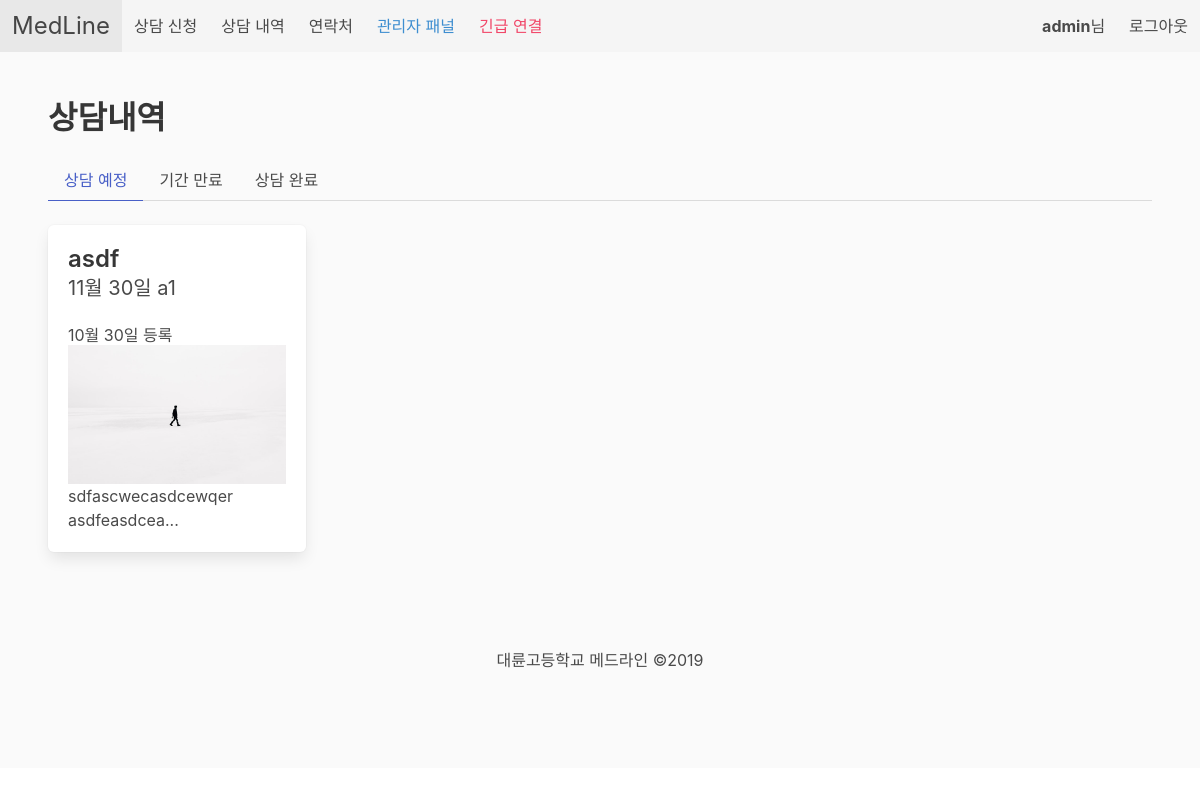
Page /consult/history/pending (signed in) on the earlier database version.
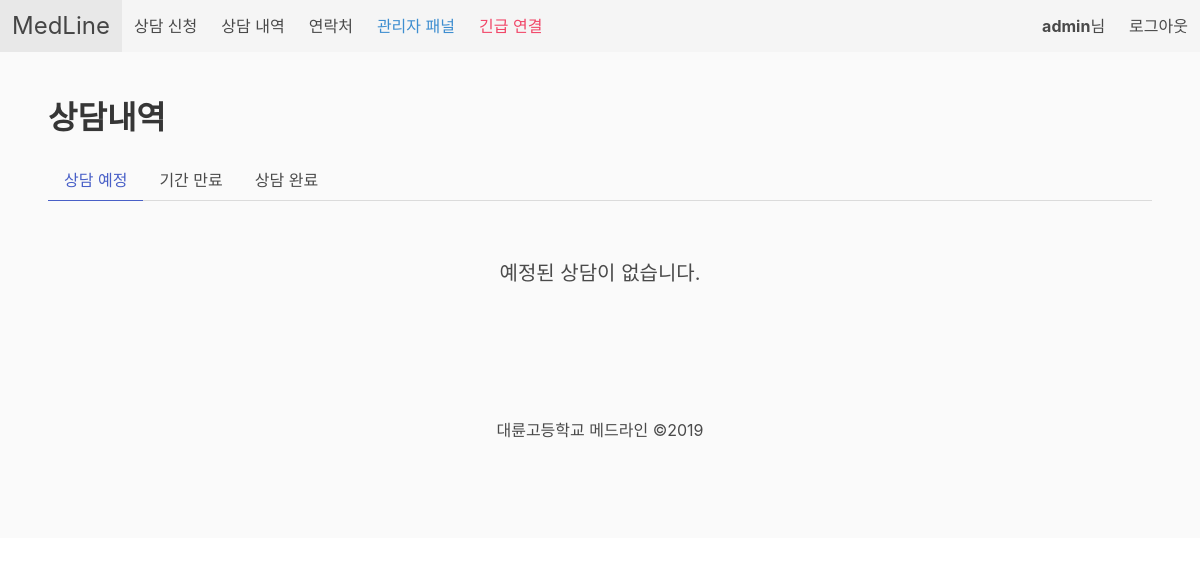
Same page on the later database version.
### medline/models.py (models this page shows, shortened)
class consult(models.Model):
    symptoms_choices = [
        ('a1', '복통'),
        ('a2', '외상'),
        ('a3', '두통'),
        ('a4', '어지로움'),
    ]
    status_choices = [
        ('wait', '상담 예정'),
        ('done', '상담 완료'),
        ('expire', '기간 만료')
    ]
    reservetime_choices = [
        ('bf', '아침시간'),
        ('a1', '1교시 후'),    # after 1, 2, ...
        ('a2', '2교시 후'),
        ('a3', '3교시 후'),
        ('a4', '4교시 후'),
        ('a5', '5교시 후'),
        ('lu', '점심시간'),
        ('a6', '6교시 후'),
        ('a7', '7교시 후'),
    ]
    user = models.ForeignKey(users.CustomUser, on_delete=models.CASCADE)
    title = models.CharField(max_length=50, default='', blank=False)
    message = models.TextField(blank=False)
    added_datetime = models.DateTimeField(auto_now_add=True, blank=False)
    reserve_date = models.DateField(blank=False, default=timezone.now)
    reserve_time = models.CharField(blank=False, choices=reservetime_choices, default='a1', max_length=2)
    image = models.ImageField(upload_to="consult_image", blank=True, default="consult_image/notfound.png")
    symptoms = MultiSelectField(choices=symptoms_choices, blank=True, max_length=300)
    is_finished = models.BooleanField(default=False)
    @property
    def shortened_message(self):
        limit = 30
        if len(self.message) <= limit:
            return self.message
        return self.message[0:limit] + '...'

### medline/views.py (the view)
# urls.py: path('consult/history/pending', medline.pending_consult, name='pending_consult'),
def pending_consult(request):
    name = '상담내역'
    userid = request.user.id
    consulthistory = consult.objects.filter(user=userid, reserve_date__gte=timezone.now(),
                                            is_finished=False)
    if not request.user.is_authenticated:
        messages.error(request, "로그인이 필요합니다.")
        return redirect('login')
    return render(request, 'medline/pending_consult.html', {'userid': userid, 'title': name, 'history': consulthistory})

### templates/medline/pending_consult.html (shortened to what this page needs)
{% extends 'medline/base.html' %}
{% block body %}
<section class="section has-background-white-bis">
    <h1 class="title ">{{ title }}</h1>
    <div class="tabs">
      <ul>
        <li class="is-active"><a href="{% url 'pending_consult' %}">상담 예정</a></li>
        <li><a href="{% url 'expired_consult' %}">기간 만료</a></li>
        <li><a href="{% url 'finished_consult' %}">상담 완료</a></li>
      </ul>
    </div>
    {% include 'medline/consult_column.html' with empty_message='예정된 상담이 없습니다.' %}
</section>
{% endblock %}

### templates/medline/consult_column.html
    <div class="columns is-multiline">
    {% if history.count != 0 %}
    {% load static %}
        {% for x in history %}
            <div class="column is-one-quarter">
                <a href="/consult/details/{{ x.pk }}">
                    <div class="box">
                        <div class="container">
                            <h2 class="title is-size-4">{{ x.title }}</h2>
                            <h2 class="subtitle has-text-grey-dark is-size-5">{{ x.reserve_date |date:"n월 j일" }} {{ x.reserve_time }}</h2>
                            <h2 class="subtitle has-text-grey-dark is-size-6">{{ x.added_datetime|date:"n월 j일 등록" }}</h2>
                        </div>
                        <figure class="image">
                            <img src="{{ x.image.url }}">
                        </figure>
                        <p>{{ x.shortened_message }}</p>
                    </div>
                </a>
            </div>
        {% endfor %}
    {% else %}
        <div class="hero-body has-text-centered">
            <h2 class="subtitle">{{ empty_message }}</h2>
        </div>
    {% endif %}
    </div>

Differences in the rows shown:
removed consult: title "asdf", reserve_date "11월 30일", reserve_time "a1", added_datetime "10월 30일 등록", image (picture), shortened_message "sdfascwecasdcewqer asdfeasdcea..."
Other differences:
{{ empty_message }}: (not shown) → "예정된 상담이 없습니다."
